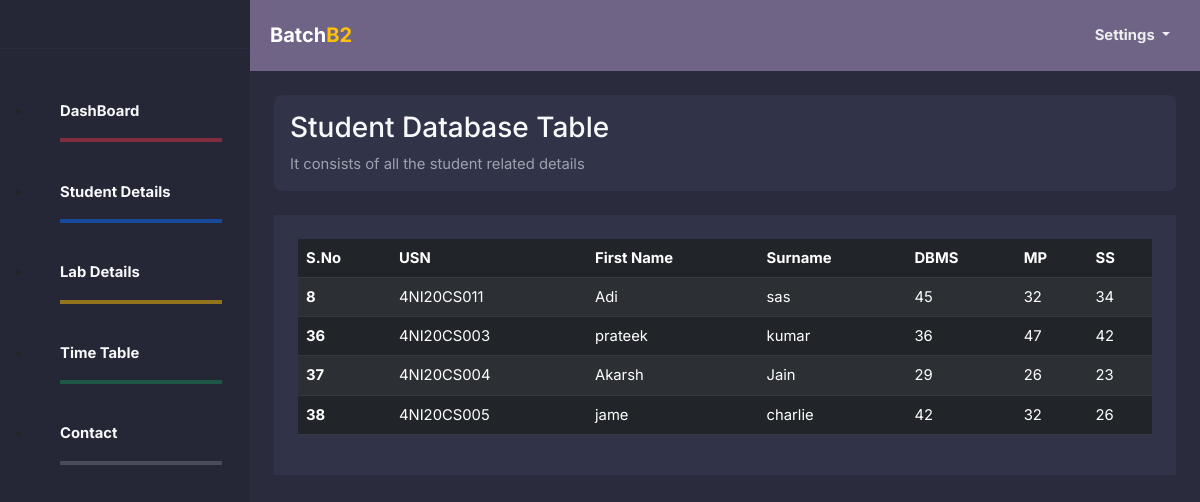
Page /batch/batch2student.php on the committed database.
### tables this page shows
CREATE TABLE `students` (
  `id` int(11) NOT NULL,
  `usn` varchar(20) NOT NULL,
  `name` varchar(50) NOT NULL,
  `surname` varchar(50) NOT NULL,
  `batch` int(11) NOT NULL,
  `dbms` int(11) DEFAULT NULL,
  `mp` int(11) DEFAULT NULL,
  `ss` int(11) DEFAULT NULL
);

### batch/batch2student.php (the view, shortened to what this page needs)
<?php
include "configstud.php";
?>
<!DOCTYPE html>
<html lang="en">
<head>
<link href="https://cdn.jsdelivr.net/npm/bootstrap@5.2.3/dist/css/bootstrap.min.css" rel="stylesheet">
  <link href="https://cdn.jsdelivr.net/npm/boxicons@2.0.5/css/boxicons.min.css" rel="stylesheet" />
  <link rel="stylesheet" href="../admindash/admindash.css" />
</head>
<body>
  <aside class="sidebar position-fixed top-0 left-0 overflow-auto h-100 float-left" id="show-side-navigation1">
  <div class="sidebar-header d-flex justify-content-center align-items-center px-3 py-4">
  </div>
  <div class="search position-relative text-center px-4 py-3 mt-2 bg-">
  </div>
  <ul class="">
    <li class="">
    <a href="batch2.php" class="text-light fw-bold">DashBoard</a>
    <hr class="border border-danger border-2 opacity-50">
    </li>
    <li class="">
    <a href="#" class="text-light fw-bold">Student Details</a>
    <hr class="border border-primary border-2 opacity-50">
    </li>
    <li class="">
      <a href="batch2lab.php" class="text-light fw-bold">Lab Details</a>
      <hr class="border border-warning border-2 opacity-50">
    </li>
    <li class="">
      <a href="batch2timetable.php" class="text-light fw-bold">Time Table</a>
      <hr class="border border-success border-2 opacity-50">
    </li>
    <li class="">
      <a href="#" class="text-light fw-bold"> Contact</a>
      <hr class="border border-secondary border-2 opacity-50">
    </li>
  </ul>
</aside>
<section id="wrapper">
  <nav class="navbar navbar-expand-md">
    <div class="container-fluid mx-2">
      <div class="navbar-header">
        <a class="navbar-brand fw-bold" href="#">Batch<span class="main-color fw-bold">B2</span></a>
      </div>
      <div class="collapse navbar-collapse" id="toggle-navbar">
        <ul class="navbar-nav ms-auto">
          <li class="nav-item dropdown fw-bold">
            <a class="nav-link dropdown-toggle" href="#" id="navbarDropdown" role="button" data-bs-toggle="dropdown" aria-expanded="false">
              Settings
            </a>
          </li>
        </ul>
      </div>
    </div>
  </nav>
  <div class="p-4">
    <div class="welcome">
      <div class="content rounded-3 p-3">
        <h1 class="fs-3 text-light">Student Database Table</h1>
        <p class="mb-0">It consists of all the student related details</p>
      </div>
    </div>
    <section class="charts mt-4">
      <div class="chart-container p-4">
            <table class="table table-striped table-dark table-hover">
                <thead>
                    <tr>
                    <th scope="col">S.No</th>
                    <th scope="col">USN</th>
                    <th scope="col">First Name</th>
                    <th scope="col">Surname</th>
                    <th scope="col">DBMS</th>
                    <th scope="col">MP</th>
                    <th scope="col">SS</th>
                    </tr>
                </thead>
                <tbody>
                    <?php
                        $b2=2;
                        $sql = "SELECT id, usn, name, surname, dbms, mp, ss FROM students where batch=$b2";
                        $result=mysqli_query($mysql_db,$sql);
                        if($result){
                            while($row=mysqli_fetch_assoc($result)){
                                $id=$row['id'];
                                $usn=$row['usn'];
                                $name=$row['name'];
                                $surname=$row['surname'];
                                $dbms=$row['dbms'];
                                $mp=$row['mp'];
                                $ss=$row['ss'];
                                echo '<tr>
                                <th scope="row">'.$id.'</th>
                                <td>'.$usn.'</td>
                                <td>'.$name.'</td>
                                <td>'.$surname.'</td>
                                <td>'.$dbms.'</td>
                                <td>'.$mp.'</td>
                                <td>'.$ss.'</td>
                            </tr>';
                            }
                        }
                    ?>
                </tbody>
            </table>
        </div>
    </section>
  </div>
</section>
</body>
</html>

### admindash/admindash.css (style rules this page uses)
:root { --dk-gray-100: #F3F4F6; --dk-gray-200: #E5E7EB; --dk-gray-300: #D1D5DB; --dk-gray-400: #9CA3AF; --dk-gray-500: #6B7280; --dk-gray-600: #4B5563; --dk-gray-700: #374151; --dk-gray-800: #1F2937; --dk-gray-900: #111827; --dk-dark-bg: #313348; --dk-darker-bg: #2a2b3d; --navbar-bg-color: #6f6486; --sidebar-bg-color: #252636; --sidebar-width: 250px; }
* { margin: 0; padding: 0; box-sizing: border-box; }
body { font-family: 'Inter', sans-serif; background-color: var(--dk-darker-bg); font-size: .925rem; }
#wrapper { margin-left: var(--sidebar-width); transition: all .3s ease-in-out; }
.sidebar { background-color: var(--sidebar-bg-color); width: var(--sidebar-width); transition: all .3s ease-in-out; transform: translateX(0); z-index: 9999999 }
.sidebar .sidebar-header { border-bottom: 1px solid #2a2b3c }
.sidebar > ul > li { padding: .7rem 1.75rem; }
.sidebar ul > li > a { color: var(--dk-gray-400); text-decoration: none; }
.welcome { color: var(--dk-gray-300); }
.welcome .content { background-color: var(--dk-dark-bg); }
.welcome p { color: var(--dk-gray-400); }
.charts .chart-container { background-color: var(--dk-dark-bg); }
.main-color { color: #ffc107 }
.navbar { background-color: var(--navbar-bg-color) !important; border: none !important; }
.navbar .navbar-nav>li>a { color: #EEE !important; line-height: 55px !important; padding: 0 10px !important; }
.navbar .navbar-brand { color:#FFF !important }
.navbar .navbar-brand { line-height: 55px !important; padding: 0 !important }
.navbar>.container .navbar-brand, .navbar>.container-fluid .navbar-brand { margin: 0 !important }
.navbar .navbar-nav>li>a { float: left !important; }

### rows in the picture
students: id "8", usn "4NI20CS011", name "Adi", surname "sas", dbms "45", mp "32", ss "34"
students: id "36", usn "4NI20CS003", name "prateek", surname "kumar", dbms "36", mp "47", ss "42"
students: id "37", usn "4NI20CS004", name "Akarsh", surname "Jain", dbms "29", mp "26", ss "23"
students: id "38", usn "4NI20CS005", name "jame", surname "charlie", dbms "42", mp "32", ss "26"
